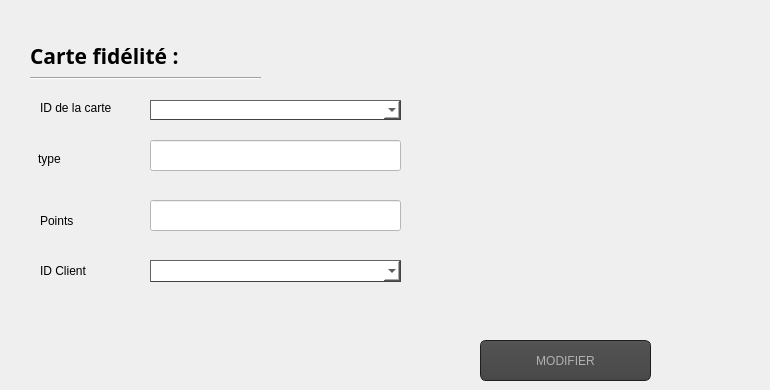
        <widget class="QWidget" name="tab_37">
         <attribute name="title">
          <string>Modifier </string>
         </attribute>
         <widget class="QPushButton" name="pb_modifier_abonnement">
          <property name="geometry">
           <rect>
            <x>480</x>
            <y>340</y>
            <width>171</width>
            <height>41</height>
           </rect>
          </property>
          <property name="styleSheet">
           <string notr="true">QToolTip
{
     border: 1px solid black;
     background-color: #ffa02f;
     padding: 1px;
     border-radius: 3px;
     opacity: 100;
}

QWidget
{
    color: #b1b1b1;
    background-color: #323232;
}

QWidget:item:hover
{
    background-color: QLinearGradient( x1: 0, y1: 0, x2: 0, y2: 1, stop: 0 #ffa02f, stop: 1 #ca0619);
    color: #000000;
}

QWidget:item:selected
{
    background-color: QLinearGradient( x1: 0, y1: 0, x2: 0, y2: 1, stop: 0 #ffa02f, stop: 1 #d7801a);
}

QMenuBar::item
{
    background: transparent;
}

QMenuBar::item:selected
{
    background: transparent;
    border: 1px solid #ffaa00;
}

QMenuBar::item:pressed
{
    background: #444;
    border: 1px solid #000;
    background-color: QLinearGradient(
        x1:0, y1:0,
        x2:0, y2:1,
        stop:1 #212121,
        stop:0.4 #343434/*,
        stop:0.2 #343434,
        stop:0.1 #ffaa00*/
    );
    margin-bottom:-1px;
    padding-bottom:1px;
}

QMenu
{
    border: 1px solid #000;
}

QMenu::item
{
    padding: 2px 20px 2px 20px;
}

QMenu::item:selected
{
    color: #000000;
}

QWidget:disabled
{
    color: #404040;
    background-color: #323232;
}

QAbstractItemView
{
    background-color: QLinearGradient( x1: 0, y1: 0, x2: 0, y2: 1, stop: 0 #4d4d4d, stop: 0.1 #646464, stop: 1 #5d5d5d);
}

QWidget:focus
{
    /*border: 2px solid QLinearGradient( x1: 0, y1: 0, x2: 0, y2: 1, stop: 0 #ffa02f, stop: 1 #d7801a);*/
}

QLineEdit
{
    background-color: QLinearGradient( x1: 0, y1: 0, x2: 0, y2: 1, stop: 0 #4d4d4d, stop: 0 #646464, stop: 1 #5d5d5d);
    padding: 1px;
    border-style: solid;
    border: 1px solid #1e1e1e;
    border-radius: 5;
}

QPushButton
{
    color: #b1b1b1;
    background-color: QLinearGradient( x1: 0, y1: 0, x2: 0, y2: 1, stop: 0 #565656, stop: 0.1 #525252, stop: 0.5 #4e4e4e, stop: 0.9 #4a4a4a, stop: 1 #464646);
    border-width: 1px;
    border-color: #1e1e1e;
    border-style: solid;
    border-radius: 6;
    padding: 3px;
    font-size: 12px;
    padding-left: 5px;
    padding-right: 5px;
}

QPushButton:pressed
{
    background-color: QLinearGradient( x1: 0, y1: 0, x2: 0, y2: 1, stop: 0 #2d2d2d, stop: 0.1 #2b2b2b, stop: 0.5 #292929, stop: 0.9 #282828, stop: 1 #252525);
}

QComboBox
{
    selection-background-color: #ffaa00;
    background-color: QLinearGradient( x1: 0, y1: 0, x2: 0, y2: 1, stop: 0 #565656, stop: 0.1 #525252, stop: 0.5 #4e4e4e, stop: 0.9 #4a4a4a, stop: 1 #464646);
    border-style: solid;
    border: 1px solid #1e1e1e;
    border-radius: 5;
}

QComboBox:hover,QPushButton:hover
{
    border: 2px solid QLinearGradient( x1: 0, y1: 0, x2: 0, y2: 1, stop: 0 #ffa02f, stop: 1 #d7801a);
}


QComboBox:on
{
    padding-top: 3px;
    padding-left: 4px;
    background-color: QLinearGradient( x1: 0, y1: 0, x2: 0, y2: 1, stop: 0 #2d2d2d, stop: 0.1 #2b2b2b, stop: 0.5 #292929, stop: 0.9 #282828, stop: 1 #252525);
    selection-background-color: #ffaa00;
}

QComboBox QAbstractItemView
{
    border: 2px solid darkgray;
    selection-background-color: QLinearGradient( x1: 0, y1: 0, x2: 0, y2: 1, stop: 0 #ffa02f, stop: 1 #d7801a);
}

QComboBox::drop-down
{
     subcontrol-origin: padding;
     subcontrol-position: top right;
     width: 15px;

     border-left-width: 0px;
     border-left-color: darkgray;
     border-left-style: solid; /* just a single line */
     border-top-right-radius: 3px; /* same radius as the QComboBox */
     border-bottom-right-radius: 3px;
 }

QComboBox::down-arrow
{
     image: url(:/down_arrow.png);
}

QGroupBox:focus
{
border: 2px solid QLinearGradient( x1: 0, y1: 0, x2: 0, y2: 1, stop: 0 #ffa02f, stop: 1 #d7801a);
}

QTextEdit:focus
{
    border: 2px solid QLinearGradient( x1: 0, y1: 0, x2: 0, y2: 1, stop: 0 #ffa02f, stop: 1 #d7801a);
}

QScrollBar:horizontal {
     border: 1px solid #222222;
     background: QLinearGradient( x1: 0, y1: 0, x2: 0, y2: 1, stop: 0.0 #121212, stop: 0.2 #282828, stop: 1 #484848);
     height: 7px;
     margin: 0px 16px 0 16px;
}

QScrollBar::handle:horizontal
{
      background: QLinearGradient( x1: 0, y1: 0, x2: 1, y2: 0, stop: 0 #ffa02f, stop: 0.5 #d7801a, stop: 1 #ffa02f);
      min-height: 20px;
      border-radius: 2px;
}

QScrollBar::add-line:horizontal {
      border: 1px solid #1b1b19;
      border-radius: 2px;
      background: QLinearGradient( x1: 0, y1: 0, x2: 1, y2: 0, stop: 0 #ffa02f, stop: 1 #d7801a);
      width: 14px;
      subcontrol-position: right;
      subcontrol-origin: margin;
}

QScrollBar::sub-line:horizontal {
      border: 1px solid #1b1b19;
      border-radius: 2px;
      background: QLinearGradient( x1: 0, y1: 0, x2: 1, y2: 0, stop: 0 #ffa02f, stop: 1 #d7801a);
      width: 14px;
     subcontrol-position: left;
     subcontrol-origin: margin;
}

QScrollBar::right-arrow:horizontal, QScrollBar::left-arrow:horizontal
{
      border: 1px solid black;
      width: 1px;
      height: 1px;
      background: white;
}

QScrollBar::add-page:horizontal, QScrollBar::sub-page:horizontal
{
      background: none;
}

QScrollBar:vertical
{
      background: QLinearGradient( x1: 0, y1: 0, x2: 1, y2: 0, stop: 0.0 #121212, stop: 0.2 #282828, stop: 1 #484848);
      width: 7px;
      margin: 16px 0 16px 0;
      border: 1px solid #222222;
}

QScrollBar::handle:vertical
{
      background: QLinearGradient( x1: 0, y1: 0, x2: 0, y2: 1, stop: 0 #ffa02f, stop: 0.5 #d7801a, stop: 1 #ffa02f);
      min-height: 20px;
      border-radius: 2px;
}

QScrollBar::add-line:vertical
{
      border: 1px solid #1b1b19;
      border-radius: 2px;
      background: QLinearGradient( x1: 0, y1: 0, x2: 0, y2: 1, stop: 0 #ffa02f, stop: 1 #d7801a);
      height: 14px;
      subcontrol-position: bottom;
      subcontrol-origin: margin;
}

QScrollBar::sub-line:vertical
{
      border: 1px solid #1b1b19;
      border-radius: 2px;
      background: QLinearGradient( x1: 0, y1: 0, x2: 0, y2: 1, stop: 0 #d7801a, stop: 1 #ffa02f);
      height: 14px;
      subcontrol-position: top;
      subcontrol-origin: margin;
}

QScrollBar::up-arrow:vertical, QScrollBar::down-arrow:vertical
{
      border: 1px solid black;
      width: 1px;
      height: 1px;
      background: white;
}


QScrollBar::add-page:vertical, QScrollBar::sub-page:vertical
{
      background: none;
}

QTextEdit
{
    background-color: #242424;
}

QPlainTextEdit
{
    background-color: #242424;
}

QHeaderView::section
{
    background-color: QLinearGradient(x1:0, y1:0, x2:0, y2:1, stop:0 #616161, stop: 0.5 #505050, stop: 0.6 #434343, stop:1 #656565);
    color: white;
    padding-left: 4px;
    border: 1px solid #6c6c6c;
}

QCheckBox:disabled
{
color: #414141;
}

QDockWidget::title
{
    text-align: center;
    spacing: 3px; /* spacing between items in the tool bar */
    background-color: QLinearGradient(x1:0, y1:0, x2:0, y2:1, stop:0 #323232, stop: 0.5 #242424, stop:1 #323232);
}

QDockWidget::close-button, QDockWidget::float-button
{
    text-align: center;
    spacing: 1px; /* spacing between items in the tool bar */
    background-color: QLinearGradient(x1:0, y1:0, x2:0, y2:1, stop:0 #323232, stop: 0.5 #242424, stop:1 #323232);
}

QDockWidget::close-button:hover, QDockWidget::float-button:hover
{
    background: #242424;
}

QDockWidget::close-button:pressed, QDockWidget::float-button:pressed
{
    padding: 1px -1px -1px 1px;
}

QMainWindow::separator
{
    background-color: QLinearGradient(x1:0, y1:0, x2:0, y2:1, stop:0 #161616, stop: 0.5 #151515, stop: 0.6 #212121, stop:1 #343434);
    color: white;
    padding-left: 4px;
    border: 1px solid #4c4c4c;
    spacing: 3px; /* spacing between items in the tool bar */
}

QMainWindow::separator:hover
{

    background-color: QLinearGradient(x1:0, y1:0, x2:0, y2:1, stop:0 #d7801a, stop:0.5 #b56c17 stop:1 #ffa02f);
    color: white;
    padding-left: 4px;
    border: 1px solid #6c6c6c;
    spacing: 3px; /* spacing between items in the tool bar */
}

QToolBar::handle
{
     spacing: 3px; /* spacing between items in the tool bar */
     background: url(:/images/handle.png);
}

QMenu::separator
{
    height: 2px;
    background-color: QLinearGradient(x1:0, y1:0, x2:0, y2:1, stop:0 #161616, stop: 0.5 #151515, stop: 0.6 #212121, stop:1 #343434);
    color: white;
    padding-left: 4px;
    margin-left: 10px;
    margin-right: 5px;
}

QProgressBar
{
    border: 2px solid grey;
    border-radius: 5px;
    text-align: center;
}

QProgressBar::chunk
{
    background-color: #d7801a;
    width: 2.15px;
    margin: 0.5px;
}

QTabBar::tab {
    color: #b1b1b1;
    border: 1px solid #444;
    border-bottom-style: none;
    background-color: #323232;
    padding-left: 10px;
    padding-right: 10px;
    padding-top: 3px;
    padding-bottom: 2px;
    margin-right: -1px;
}

QTabWidget::pane {
    border: 1px solid #444;
    top: 1px;
}

QTabBar::tab:last
{
    margin-right: 0; /* the last selected tab has nothing to overlap with on the right */
    border-top-right-radius: 3px;
}

QTabBar::tab:first:!selected
{
 margin-left: 0px; /* the last selected tab has nothing to overlap with on the right */


    border-top-left-radius: 3px;
}

QTabBar::tab:!selected
{
    color: #b1b1b1;
    border-bottom-style: solid;
    margin-top: 3px;
    background-color: QLinearGradient(x1:0, y1:0, x2:0, y2:1, stop:1 #212121, stop:.4 #343434);
}

QTabBar::tab:selected
{
    border-top-left-radius: 3px;
    border-top-right-radius: 3px;
    margin-bottom: 0px;
}

QTabBar::tab:!selected:hover
{
    /*border-top: 2px solid #ffaa00;
    padding-bottom: 3px;*/
    border-top-left-radius: 3px;
    border-top-right-radius: 3px;
    background-color: QLinearGradient(x1:0, y1:0, x2:0, y2:1, stop:1 #212121, stop:0.4 #343434, stop:0.2 #343434, stop:0.1 #ffaa00);
}

QRadioButton::indicator:checked, QRadioButton::indicator:unchecked{
    color: #b1b1b1;
    background-color: #323232;
    border: 1px solid #b1b1b1;
    border-radius: 6px;
}

QRadioButton::indicator:checked
{
    background-color: qradialgradient(
        cx: 0.5, cy: 0.5,
        fx: 0.5, fy: 0.5,
        radius: 1.0,
        stop: 0.25 #ffaa00,
        stop: 0.3 #323232
    );
}

QCheckBox::indicator{
    color: #b1b1b1;
    background-color: #323232;
    border: 1px solid #b1b1b1;
    width: 9px;
    height: 9px;
}

QRadioButton::indicator
{
    border-radius: 6px;
}

QRadioButton::indicator:hover, QCheckBox::indicator:hover
{
    border: 1px solid #ffaa00;
}

QCheckBox::indicator:checked
{
    image:url(:/images/checkbox.png);
}

QCheckBox::indicator:disabled, QRadioButton::indicator:disabled
{
    border: 1px solid #444;
}</string>
          </property>
          <property name="text">
           <string>MODIFIER</string>
          </property>
         </widget>
         <widget class="QLabel" name="label_77">
          <property name="geometry">
           <rect>
            <x>40</x>
            <y>100</y>
            <width>109</width>
            <height>16</height>
           </rect>
          </property>
          <property name="text">
           <string>ID de la carte</string>
          </property>
         </widget>
         <widget class="QComboBox" name="comboBox_7">
          <property name="geometry">
           <rect>
            <x>150</x>
            <y>100</y>
            <width>251</width>
            <height>20</height>
           </rect>
          </property>
          <property name="styleSheet">
           <string notr="true">background-color: rgb(255, 255, 255);
    border-style: outset;
    border-width: 1px;
    border-color: rgb(66, 66, 66);</string>
          </property>
         </widget>
         <widget class="QLabel" name="label_79">
          <property name="geometry">
           <rect>
            <x>38</x>
            <y>140</y>
            <width>109</width>
            <height>37</height>
           </rect>
          </property>
          <property name="text">
           <string>type</string>
          </property>
         </widget>
         <widget class="QLabel" name="label_80">
          <property name="geometry">
           <rect>
            <x>40</x>
            <y>250</y>
            <width>109</width>
            <height>41</height>
           </rect>
          </property>
          <property name="text">
           <string>ID Client</string>
          </property>
         </widget>
         <widget class="QComboBox" name="comboBox_ida_2">
          <property name="geometry">
           <rect>
            <x>150</x>
            <y>260</y>
            <width>251</width>
            <height>22</height>
           </rect>
          </property>
          <property name="styleSheet">
           <string notr="true">background-color: rgb(255, 255, 255);
    border-style: outset;
    border-width: 1px;
    border-color: rgb(66, 66, 66);</string>
          </property>
         </widget>
         <widget class="QLineEdit" name="lineEdit_pt_2">
          <property name="geometry">
           <rect>
            <x>150</x>
            <y>200</y>
            <width>251</width>
            <height>31</height>
           </rect>
          </property>
          <property name="styleSheet">
           <string notr="true">background-color: rgb(255, 255, 255);</string>
          </property>
         </widget>
         <widget class="QLabel" name="label_95">
          <property name="geometry">
           <rect>
            <x>670</x>
            <y>10</y>
            <width>91</width>
            <height>91</height>
           </rect>
          </property>
          <property name="text">
           <string/>
          </property>
          <property name="pixmap">
           <pixmap resource="images.qrc">:/images/modifier salarie.png</pixmap>
          </property>
          <property name="scaledContents">
           <bool>true</bool>
          </property>
         </widget>
         <widget class="Line" name="line_30">
          <property name="geometry">
           <rect>
            <x>30</x>
            <y>70</y>
            <width>231</width>
            <height>16</height>
           </rect>
          </property>
          <property name="orientation">
           <enum>Qt::Horizontal</enum>
          </property>
         </widget>
         <widget class="QLabel" name="Responsable_10">
          <property name="geometry">
           <rect>
            <x>30</x>
            <y>40</y>
            <width>191</width>
            <height>31</height>
           </rect>
          </property>
          <property name="font">
           <font>
            <family>Script MT Bold</family>
            <pointsize>16</pointsize>
            <weight>75</weight>
            <bold>true</bold>
           </font>
          </property>
          <property name="text">
           <string>Carte fidélité :</string>
          </property>
         </widget>
         <widget class="QLabel" name="label_75">
          <property name="geometry">
           <rect>
            <x>40</x>
            <y>210</y>
            <width>71</width>
            <height>22</height>
           </rect>
          </property>
          <property name="text">
           <string>Points </string>
          </property>
         </widget>
         <widget class="QLineEdit" name="lineEdit_typemodif">
          <property name="geometry">
           <rect>
            <x>150</x>
            <y>140</y>
            <width>251</width>
            <height>31</height>
           </rect>
          </property>
          <property name="styleSheet">
           <string notr="true">background-color: rgb(255, 255, 255);</string>
          </property>
         </widget>
        </widget>
